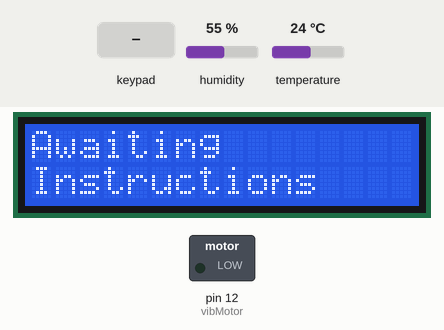
The sketch below on a simulated Arduino Uno, built with avr-gcc and run on an emulated ATmega328P. Parts: 16×2 character LCD, switched loads named in the sketch (green lamp = pin HIGH). Inputs (shaded band) come from the test bench; at power-on: humidity 55 %, temperature 24 °C.

Above: at 18.9 s.
19.0 s: key '1' pressed
23.5 s: humidity set to 22 %
At 24.7 s:
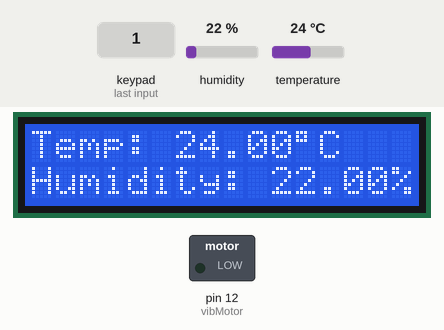
25.3 s: temperature set to 12 °C
At 27.0 s:
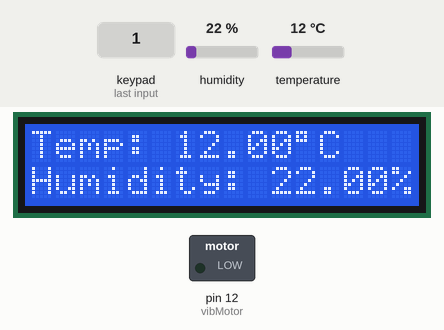
27.4 s: humidity set to 40 %
At 29.1 s:
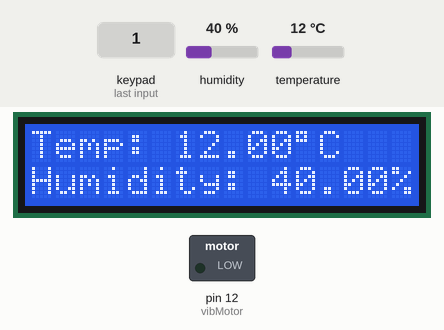
29.4 s: temperature set to 19 °C
At 30.5 s:
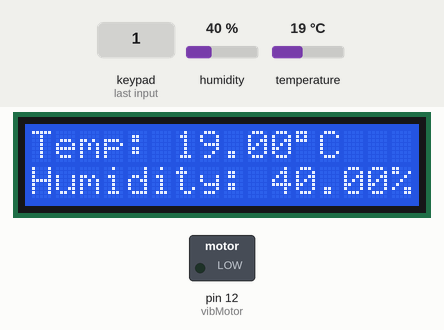
Timing chart, 0 to 32.4 s (numbered marks = the images above; inputs shaded):
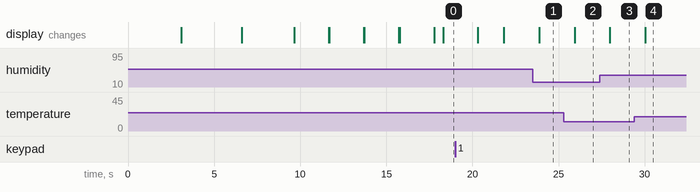

Measured:
- after the input at 23.5 s, the display: changes after 0.38 s (image 1)
- after the input at 25.3 s, the display: changes after 0.63 s (image 2)
- after the input at 27.4 s, the display: changes after 0.59 s (image 3)
- after the input at 29.4 s, the display: changes after 0.64 s (image 4)

The sketch:

AVIES-01.ino
```cpp
/*

   -Spider-Man suit AI  AVIES

   This is a Program prototype-01 ,when i get more funding and components i will upgrade it to something greater
   i hope to one day make an actual AI and inject it into my spiderman suit. I Think this Project is AMAZING!
   I am very proud

   DISCLAIMER: when using the keypad you will need to press down for a while , approximatley 3 seconds ,
               i do not know why this is ,and after days of trying to figure out why the keypad wasnt getting recognised
               i realised its because im pressing too quick for AVIES to recognise

   Made by Ferdinand Nneji
   started - some time in 2019 i cant remember
   finished 08/11/2020

   AVIES Now functions/works as intended no mistakes have been spotted

   i used to call this program Evelyn instead of AVIES ,because inspired by how peter parkour picked his personal assistant (Karen) and
   he only picked it because he licked the name ,i think the name Evelyn is quite nice too but unlike JARVIS it has no mening behind it,
   i picked it randomly ,jarvis is an abreviation from Just A Rather Very Intelligent System, and AVIES (pronounced Ayy Vi Ess) means
   A Very Intelligent Expressive System, but it dosnt have the same ring to it as Evelyn, when i get more advanced i will make it accept
   AVIES as a defaut proffesional name but my nickname for this program will be Evelyn and if i ever call this evelyn it will know it is me
   and can access special commands

*/


#include <Keypad.h>
#include <dht.h>
#include <Wire.h>
#include <LiquidCrystal_I2C.h>
//i2c pins
LiquidCrystal_I2C lcd(0x27, 2, 1, 0, 4, 5, 6, 7, 3, POSITIVE); //

dht DHT;

int pirSensor = 10;
int vibMotor = 12;
#define DHT11_PIN 13
const int trigPin = 14; // Trigger Pin of Ultrasonic Sensor
const int echoPin = 15; // Echo Pin of Ultrasonic Sensor

const byte ROWS = 4;
const byte COLS = 4;

char hexaKeys[ROWS][COLS] = {
  {'1', '2', '3', 'A'},
  {'4', '5', '6', 'B'},
  {'7', '8', '9', 'C'},
  {'*', '0', '#', 'D'}
};

byte rowPins[ROWS] = {9, 8, 7, 6};
byte colPins[COLS] = {5, 4, 3, 2};

Keypad customKeypad = Keypad(makeKeymap(hexaKeys), rowPins, colPins, ROWS, COLS);

long duration;
int distance;

void setup()
{

  lcd.begin(16,2);      //WE define our LCD 16 columns and 2 rows
  lcd.backlight();      //Power on the back light
  lcd.backlight();      //Power off the back light

  pinMode(pirSensor, INPUT);
  pinMode(vibMotor, OUTPUT);
  pinMode(trigPin, OUTPUT);
  pinMode(echoPin, INPUT);

  lcd.setCursor(0,0);
  lcd.print("Hello Ferdinand");
  delay(3000);
  lcd.clear();
  lcd.print("I am AVIES");
  delay(3500);
  lcd.clear();
  lcd.print("Your Peronanl");
  lcd.setCursor(0,1);
  lcd.print("Assistant");
  delay(3000);
  lcd.clear();

  lcd.clear();
  lcd.print("Press 1 for: ");
  lcd.setCursor(0,1);
  lcd.print("Temp&Humidity");
  delay(2000);
  lcd.clear();
  delay(10);
  lcd.setCursor(0,0);
  lcd.print("Press 2 for: ");
  lcd.setCursor(0,1);
  lcd.print("Distance sensor");
  delay(2000);
  lcd.clear();
  delay(10);
  lcd.print("Press 1 for: ");
  lcd.setCursor(0,1);
  lcd.print("Temp&Humidity");
  delay(2000);
  lcd.clear();
  delay(10);
  lcd.setCursor(0,0);
  lcd.print("Press 2 for: ");
  lcd.setCursor(0,1);
  lcd.print("Distance sensor");
  delay(2000);
  lcd.clear();
}


void loop(){


  char customKey = customKeypad.getKey();

    delay(500);
    lcd.clear();
    lcd.setCursor(0,0);
    lcd.print("Awaiting");
    lcd.setCursor(0,1);
    lcd.print("Instructions");
    delay(2000);
    lcd.clear();


  if(customKey == '1'){
    for(int h = 0; h <= 25; h++){
     int chk = DHT.read11(DHT11_PIN);
     lcd.clear();
     lcd.setCursor(0,0);
     lcd.print("Temp: ");
     lcd.print(DHT.temperature);
     lcd.print((char)223);
     lcd.print("C");
     lcd.setCursor(0,1);
     lcd.print("Humidity: ");
     lcd.print(DHT.humidity);
     lcd.print("%");
     delay(2000);                 //this is different from the generic 1000 delay because from the data sheet it states the sensor only takes measurments every 2 seconds
      if(h == 25){
        lcd.clear();
        lcd.print("Timed out..");
        delay(2000);
       }
      }
     }


    if(customKey == '2'){
     for(int u = 0; u <= 175; u++){
      digitalWrite(trigPin, LOW);
      delayMicroseconds(2);
      digitalWrite(trigPin, HIGH);
      delayMicroseconds(10);
      digitalWrite(trigPin, LOW);
      duration = pulseIn(echoPin, HIGH);
      distance= duration*0.034/2;
      delay(300);
      lcd.clear();
      delay(10);
      lcd.setCursor(0,0);
      lcd.print("Distance: ");
      lcd.setCursor(0,1);
      lcd.print(distance);
      lcd.print(" cm");
       if(u == 175){
        lcd.clear();
        lcd.print("Timed out..");
        delay(2000);
        }
       }
      }


    if(char(customKey) =='3' || char(customKey) =='4' || char(customKey) =='5' || char(customKey) =='6' || char(customKey) =='7' || char(customKey) =='8' ||
       char(customKey) =='9' || char(customKey) =='0' || char(customKey) =='A' || char(customKey) =='B' || char(customKey) =='c' || char(customKey) =='D' ||
       char(customKey) =='*' || char(customKey) =='#'){
        delay(10);
        lcd.clear();
        lcd.setCursor(0,0);
        lcd.print("Invalid Key");
        delay(1000);
        lcd.clear();
      }

delay(1000);  //for stability

}
```
